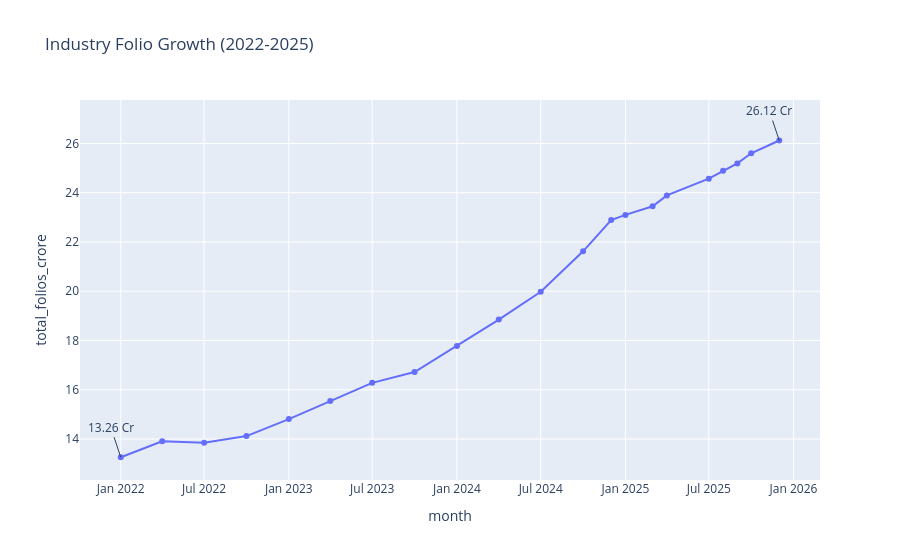

The cell this chart's notebook holds for it:
### Code cell
fig = px.line(
    folio,
    x='month',
    y='total_folios_crore',
    markers=True,
    title='Industry Folio Growth (2022-2025)'
)

fig.add_annotation(
    x=folio.iloc[0]['month'],
    y=folio.iloc[0]['total_folios_crore'],
    text='13.26 Cr',
    showarrow=True
)

fig.add_annotation(
    x=folio.iloc[-1]['month'],
    y=folio.iloc[-1]['total_folios_crore'],
    text='26.12 Cr',
    showarrow=True
)

fig.show()

### Figure 1 — Plotly figure (JSON) as saved in the notebook; plotly's stock layout.template omitted (floating-point values rounded to 4 significant figures)
{"data": [{"hovertemplate": "month=%{x}<br>total_folios_crore=%{y}<extra></extra>", "legendgroup": "", "line": {"color": "#636efa", "dash": "solid"}, "marker": {"symbol": "circle"}, "mode": "lines+markers", "name": "", "orientation": "v", "showlegend": false, "type": "scatter", "x": ["2022-01-01T00:00:00.000000000", "2022-04-01T00:00:00.000000000", "2022-07-01T00:00:00.000000000", "2022-10-01T00:00:00.000000000", "2023-01-01T00:00:00.000000000", "2023-04-01T00:00:00.000000000", "2023-07-01T00:00:00.000000000", "2023-10-01T00:00:00.000000000", "2024-01-01T00:00:00.000000000", "2024-04-01T00:00:00.000000000", "2024-07-01T00:00:00.000000000", "2024-10-01T00:00:00.000000000", "2024-12-01T00:00:00.000000000", "2025-01-01T00:00:00.000000000", "2025-03-01T00:00:00.000000000", "2025-04-01T00:00:00.000000000", "2025-07-01T00:00:00.000000000", "2025-08-01T00:00:00.000000000", "2025-09-01T00:00:00.000000000", "2025-10-01T00:00:00.000000000", "2025-12-01T00:00:00.000000000"], "xaxis": "x", "y": [13.26, 13.91, 13.85, 14.12, 14.81, 15.54, 16.28, 16.72, 17.78, 18.85, 19.98, 21.62, 22.89, 23.1, 23.45, 23.89, 24.57, 24.89, 25.19, 25.6, 26.12], "yaxis": "y"}], "layout": {"annotations": [{"showarrow": true, "text": "13.26 Cr", "x": "2022-01-01T00:00:00", "y": 13.26}, {"showarrow": true, "text": "26.12 Cr", "x": "2025-12-01T00:00:00", "y": 26.12}], "legend": {"tracegroupgap": 0}, "title": {"text": "Industry Folio Growth (2022-2025)"}, "xaxis": {"anchor": "y", "domain": [0, 1], "title": {"text": "month"}}, "yaxis": {"anchor": "x", "domain": [0, 1], "title": {"text": "total_folios_crore"}}}}
